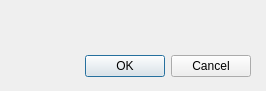
<?xml version="1.0" encoding="UTF-8"?>
<ui version="4.0">
 <class>Dialog</class>
 <widget class="QDialog" name="Dialog">
  <property name="geometry">
   <rect>
    <x>0</x>
    <y>0</y>
    <width>266</width>
    <height>91</height>
   </rect>
  </property>
  <property name="windowTitle">
   <string>消息提示框</string>
  </property>
  <widget class="QDialogButtonBox" name="buttonBox">
   <property name="geometry">
    <rect>
     <x>10</x>
     <y>50</y>
     <width>241</width>
     <height>32</height>
    </rect>
   </property>
   <property name="orientation">
    <enum>Qt::Horizontal</enum>
   </property>
   <property name="standardButtons">
    <set>QDialogButtonBox::Cancel|QDialogButtonBox::Ok</set>
   </property>
  </widget>
  <widget class="QLabel" name="label">
   <property name="geometry">
    <rect>
     <x>30</x>
     <y>20</y>
     <width>201</width>
     <height>21</height>
    </rect>
   </property>
   <property name="palette">
    <palette>
     <active>
      <colorrole role="Midlight">
       <brush brushstyle="SolidPattern">
        <color alpha="255">
         <red>229</red>
         <green>239</green>
         <blue>240</blue>
        </color>
       </brush>
      </colorrole>
     </active>
     <inactive>
      <colorrole role="Midlight">
       <brush brushstyle="SolidPattern">
        <color alpha="255">
         <red>229</red>
         <green>239</green>
         <blue>240</blue>
        </color>
       </brush>
      </colorrole>
     </inactive>
     <disabled>
      <colorrole role="Midlight">
       <brush brushstyle="SolidPattern">
        <color alpha="255">
         <red>229</red>
         <green>239</green>
         <blue>240</blue>
        </color>
       </brush>
      </colorrole>
     </disabled>
    </palette>
   </property>
   <property name="text">
    <string/>
   </property>
  </widget>
 </widget>
 <resources/>
 <connections>
  <connection>
   <sender>buttonBox</sender>
   <signal>accepted()</signal>
   <receiver>Dialog</receiver>
   <slot>accept()</slot>
   <hints>
    <hint type="sourcelabel">
     <x>248</x>
     <y>254</y>
    </hint>
    <hint type="destinationlabel">
     <x>157</x>
     <y>274</y>
    </hint>
   </hints>
  </connection>
  <connection>
   <sender>buttonBox</sender>
   <signal>rejected()</signal>
   <receiver>Dialog</receiver>
   <slot>reject()</slot>
   <hints>
    <hint type="sourcelabel">
     <x>316</x>
     <y>260</y>
    </hint>
    <hint type="destinationlabel">
     <x>286</x>
     <y>274</y>
    </hint>
   </hints>
  </connection>
 </connections>
</ui>
